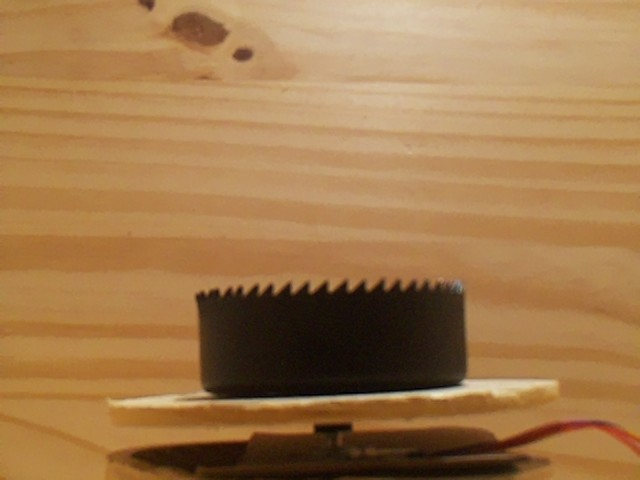
#> input picture Sample_Data/Hole_Lit/test0.jpg, 640 x 480 px, found by its file name
$ python depth_map_test.py
#> lines starting #> are read from the running program, lines starting #| are printed output that depends on the picture
import numpy as np
import cv2 as cv
from matplotlib import pyplot as plt
imgL = cv.imread('Sample_Data/Hole_Lit/test0.jpg', cv.IMREAD_GRAYSCALE)
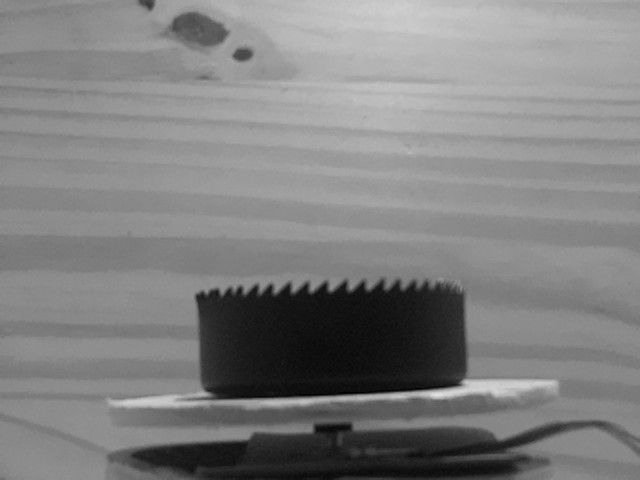
#> imgL: shape (480, 640); min 0, max 225, mean 128.2
imgR = cv.imread('Sample_Data/Hole_Lit/test5.jpg', cv.IMREAD_GRAYSCALE)
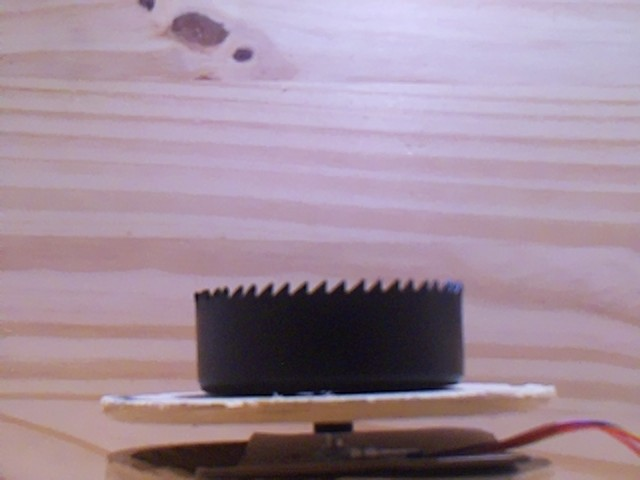
#> input picture Sample_Data/Hole_Lit/test5.jpg, 640 x 480 px, found by its file name
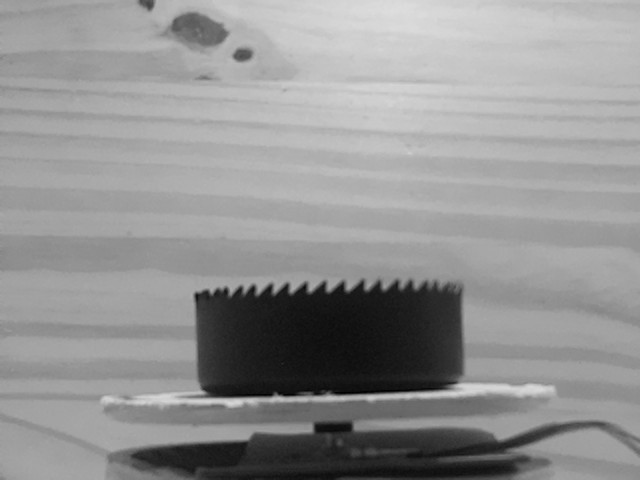
#> imgR: shape (480, 640); min 0, max 222, mean 146.9
stereo = cv.StereoBM_create(numDisparities=128, blockSize=127)
#For hole 128 and 127 seems to give something useable
disparity = stereo.compute(imgL,imgR)
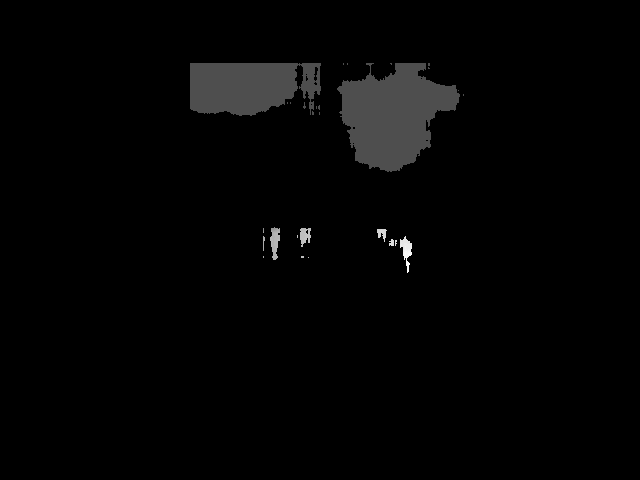
#> disparity: shape (480, 640) int16; min -16, max 36, mean -15.2; drawn with min black and max white
plt.imshow(disparity,'gray')
plt.show()
#print(disparity)
